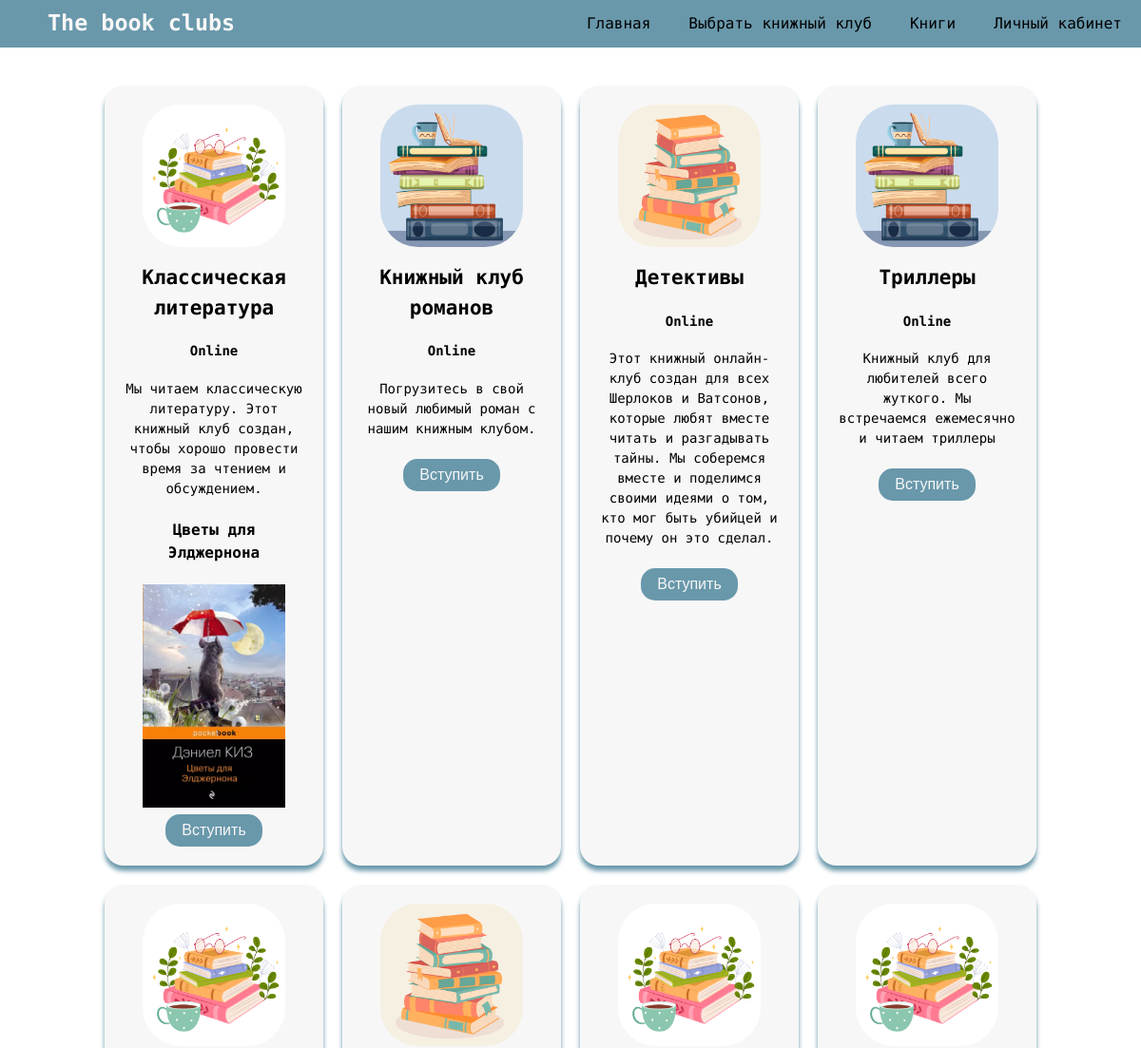
The app's page /book-clubs/ (upper part), older data.
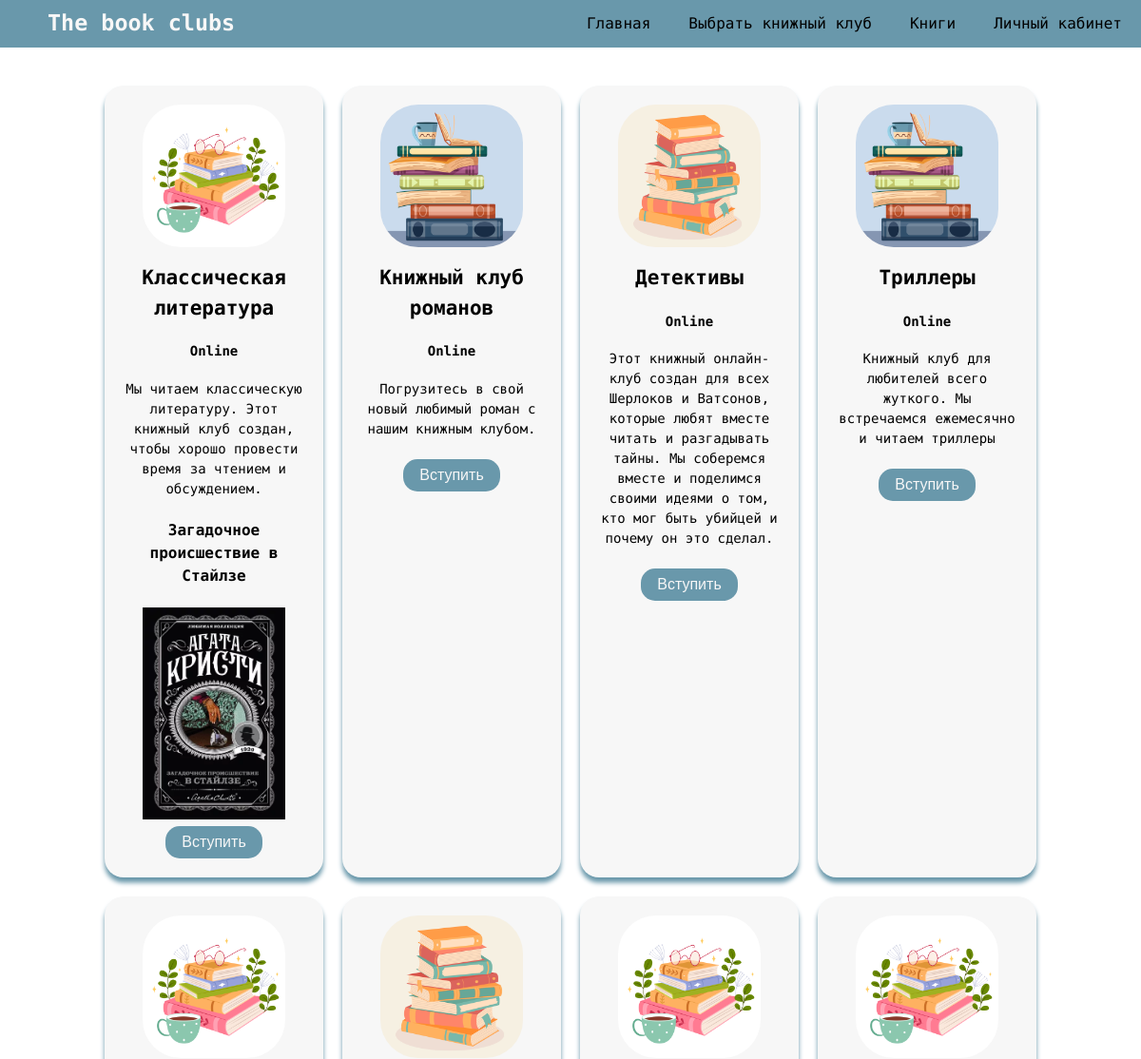
The same page, newer data.
### club/models.py (models this page shows, shortened)
class BookClub(models.Model):
    name = models.CharField(max_length=200)
    description = models.TextField()
    image = models.ImageField(upload_to='images')
    venue = models.CharField(max_length=200, default='Online', null=True)
    members = models.ManyToManyField(User, related_name='clubs')
    admin = models.ForeignKey(User, on_delete=models.SET_NULL, null=True, related_name='administered_clubs')
    selected_book = models.ForeignKey(Book, on_delete=models.SET_NULL, null=True, related_name='selected_clubs')
    meeting = models.OneToOneField('Meeting', on_delete=models.SET_NULL, null=True)
    book_queue = models.ManyToManyField(Book, related_name='queued_clubs')
    read_books = models.ManyToManyField(Book, related_name='read_clubs')

class Book(models.Model):
    name = models.CharField(max_length=200)
    author = models.CharField(max_length=200, default='None', null=True)
    description = models.TextField()
    image = models.ImageField(upload_to='images')
    average_rating = models.DecimalField(max_digits=3, decimal_places=2, null=True)

### club/views.py (the view)
# urls.py: path('book-clubs/', views.book_clubs, name='book_clubs'),
def book_clubs(request):
    clubs = BookClub.objects.all()
    books = Book.objects.all()
    context = {
        'clubs': clubs,
        'books':books
    }
    return render(request, 'club/book_clubs.html', context)

### templates/club/book_clubs.html (shortened to what this page needs)
{% extends 'base.html' %}
{% load static %}
{% block content %}
<div class="clubs-container">
    <div class="clubs-grid">
        {% for club in clubs %}
        <div class="clubs-cart">
            <div class="clubs-cart-container">
                <div class="clubs-cart-image">
                    <img src="{{ club.image.url }}" width="150" height="150">
                </div>
                <div class="clubs-cart-title">
                    <h2><a href="{% url 'club:club_detail' club.id %}">{{ club.name }}</a></h2>
                    <h4>{{ club.venue }}</h4>
                </div>
                <div class="clubs-cart-desc">
                    <p>{{ club.description }}</p>
                </div>
                <div class="clubs-book-title">
                    <h4>{{ club.selected_book.name }}</h4>
                </div>
                <div class="clubs-book-image">
                    {% if club.selected_book %}
                    <img src="{{ club.selected_book.image.url }}" alt="{{ club.selected_book.name }} cover" width="150">
                    {% endif %}
                </div>
                <div class="clubs-cart-button">
                    {% if request.user in club.members.all %}
                        <span class="already-member">Вы участник клуба</span>
                    {% else %}
                    <form action="{% url 'club:join_club' club.id %}" method="post">
                            <button type="submit" class="btn btn-primary add-to-cart-btn">Вступить</button>
                        </form>
                    {% endif %}
                </div>
            </div>
        </div>
        {% endfor %}
    </div>
</div>
{% endblock %}

Row changes from the older to the newer data that the page shows:
changed BookClub "Классическая литература": selected_book.name "Цветы для Элджернона" → "Загадочное происшествие в Стайлзе"; selected_book.image: a different picture
